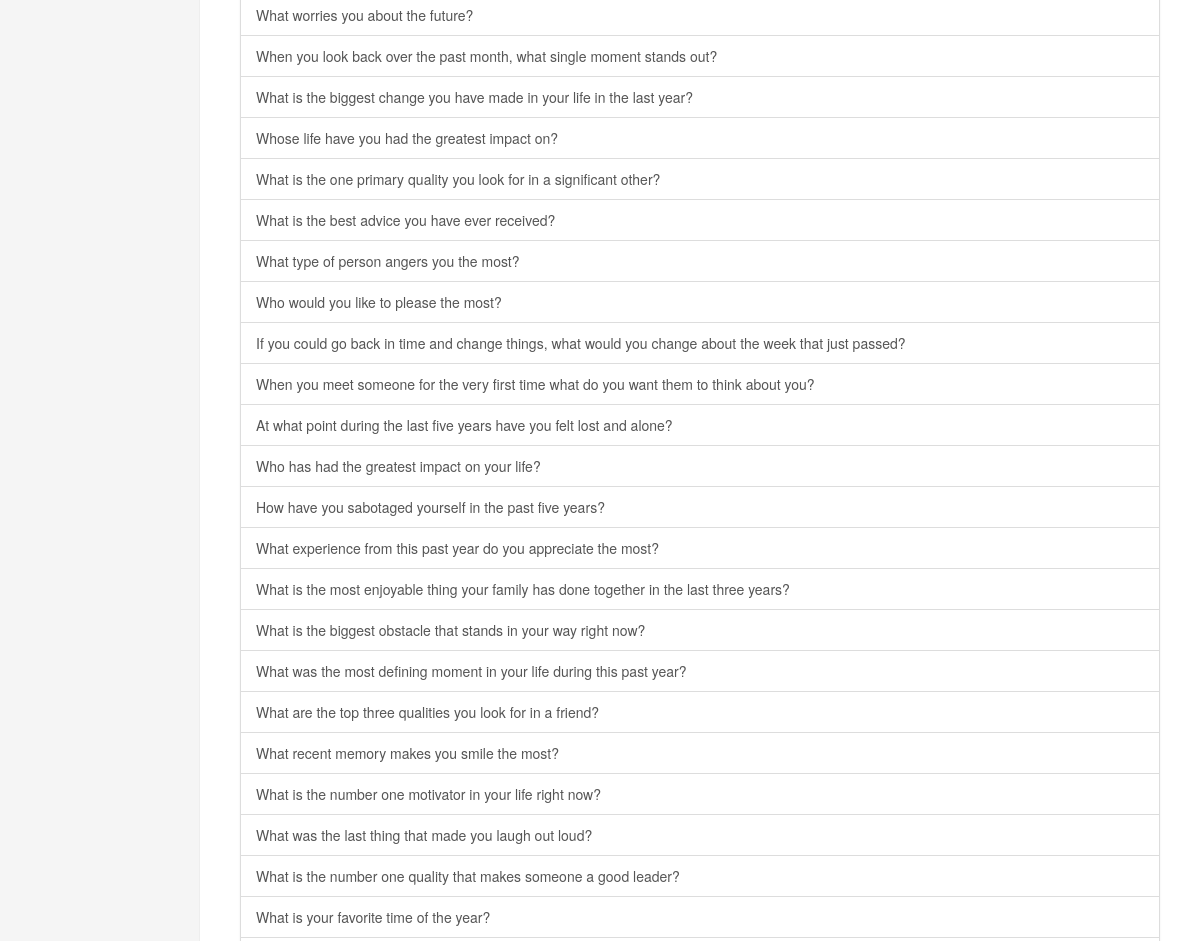
Before: /?page=Search&q=the (middle part) with the older database file.
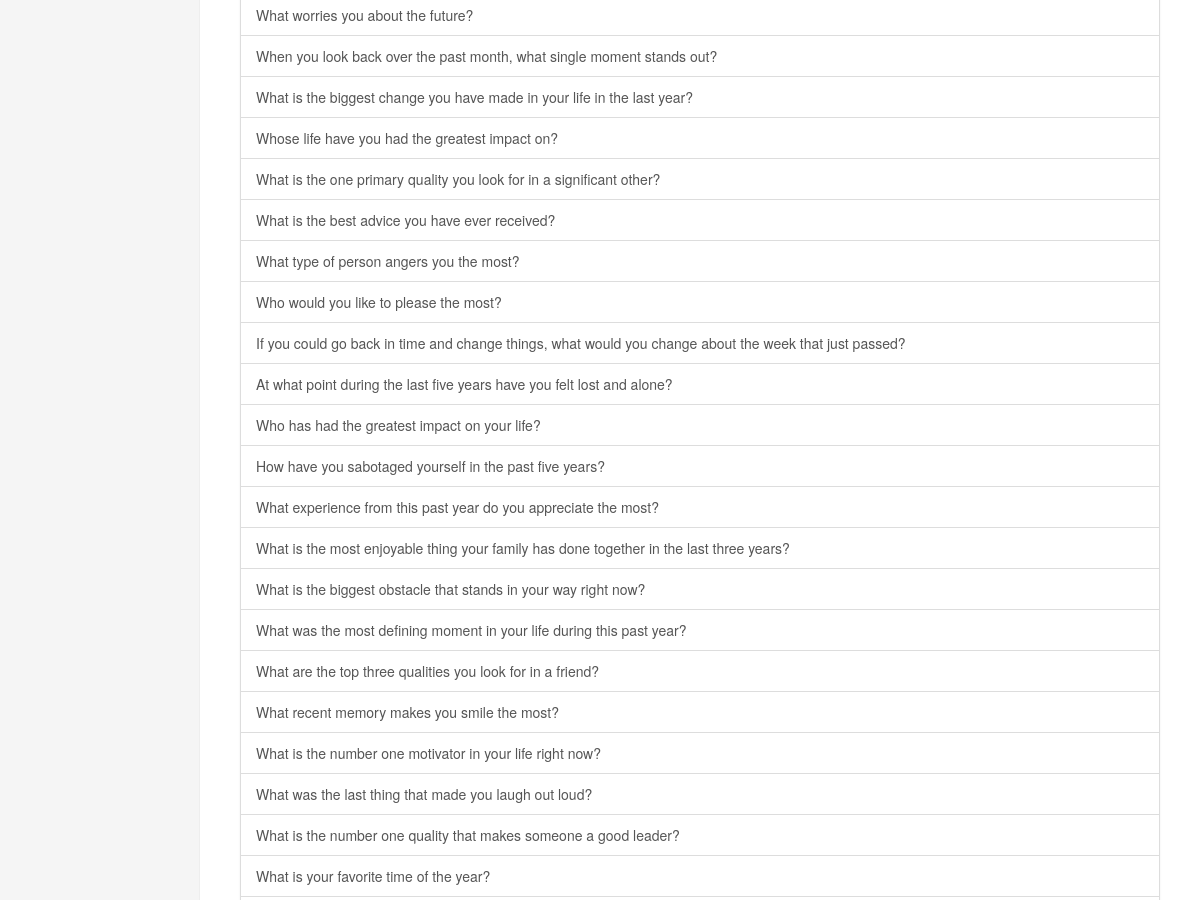
After: the same page with the newer database file.
### tables this page shows
CREATE TABLE `tt_title` (
  `Index` int(11) NOT NULL AUTO_INCREMENT,
  `Topic` text NOT NULL,
  `Added by` int(11) NOT NULL,
  PRIMARY KEY (`Index`),
  CONSTRAINT `ttmm` FOREIGN KEY (`Index`) REFERENCES `tt_members` (`Index`) ON DELETE NO ACTION ON UPDATE NO ACTION
);

### index.php (the view, shortened to what this page needs)
<head>
    <link href="./bootstrap-3.1.1-dist/css/bootstrap.css" rel="stylesheet">
    <link href="./bootstrap-3.1.1-dist/css/dashboard.css" rel="stylesheet">
    <link href="./bootstrap-3.1.1-dist/css/bootstrap-theme.css" rel="stylesheet">
</head>
<body>
	<?php
			if (isset($_GET["page"]))
			{
				$page=$_GET["page"];
			}
	?>
	<div class="container-fluid">
      <div class="row">
        <div class="col-sm-3 col-md-2 sidebar">
        </div>
        <div class="col-sm-9 col-sm-offset-3 col-md-10 col-md-offset-2 main">
        <?php
			include('connectionData.php');
			$con=mysqli_connect($server, $user, $pass, $dbname, $port);
			if($page=='Login'){
				if(isset($_GET["Wrong"])){
					echo '<div class="alert alert-danger alert-dismissable">';
					echo '<button type="button" class="close" data-dismiss="alert" aria-hidden="true">&times;</button>';
					echo '<strong>Warning!</strong> Wrong email address or password!';
					echo '</div>';
				}
				echo '<div class="container"><form class="form-signin" role="form" action="." method="post">';
				echo '<h2 class="form-signin-heading">Please sign in</h2>';
				echo '<input type="hidden" class="form-control" value="CheckLogin" name="page">';
				if(!isset($_GET["Wrong"])){
					echo '<input type="hidden" class="form-control" value="'.$_SERVER['QUERY_STRING'].'" name="Redirect">';
				}
				echo '<input type="email" class="form-control" placeholder="Email address" name="email" ';
				if(isset($_GET["Wrong"])){
					echo 'value='.$_GET["email"];
				}
				else{
					echo 'value="cwilson@cs.uoregon.edu" ';
				}
				echo 'required autofocus>';
				echo '<input type="password" class="form-control" placeholder="Password" name="password" ';
				echo ' value="Chirs" ';
				echo ' required>';
				echo '<label class="checkbox">';
				echo '<input type="checkbox" value="remember-me"> Remember me';
				echo '</label>';
				echo '<button class="btn btn-lg btn-primary btn-block" type="submit">Sign in</button>';
				echo '</form></div>';
			}
			else if($page=='Search'){
				$sql="SELECT DISTINCT`tt_title`.`Topic`,`tt_title`.`Index` FROM tt_title JOIN(SELECT `tt_title_to_key`.`Title` FROM tt_title_to_key,tt_key WHERE `tt_title_to_key`.`Key` =`tt_key`.`Index`";
				if (isset($_GET["q"]))
				{
					$q=$_GET["q"];
					$sql=$sql."AND `tt_key`.`Key` = '".$q."'";
				}
				else{
					echo '<h3 class="sub-header">Listing All Topics</h3>';
				}
				$sql=$sql.") AS Sel ON `Sel`.`Title` =`tt_title`.`Index`";
				$result =mysqli_query($con,$sql);
				echo '<div class="list-group">';
				while($row = mysqli_fetch_array($result))
				{
					echo '<a href="?page=Show&id='.$row['Index'].'" class="list-group-item" style:width="100%">'.$row['Topic'].'</a>';
				}
				echo '</div>';
			}
		  ?>
        </div>
      </div>
    </div>
	<link rel="stylesheet" href="http://code.jquery.com/ui/1.10.2/themes/smoothness/jquery-ui.css" />
</body>

Changed rows visible on the page:
no longer on this page (row edited): tt_title: Topic "When you meet someone for the very first time what do you want them to think about you?"
